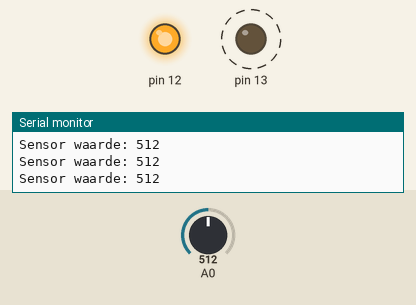
Simulated run of this sketch. Board: Arduino Uno, built with avr-gcc and run on an emulated ATmega328P. Parts: output pins drawn as LEDs (lit = HIGH), the last lines printed to the serial monitor. Dashed ring = blinking. Inputs (shaded band) come from the test bench; at power-on: A0 = 512.

Above: at 2.8 s.
2.9 s: A0 set to 0
At 5.5 s:
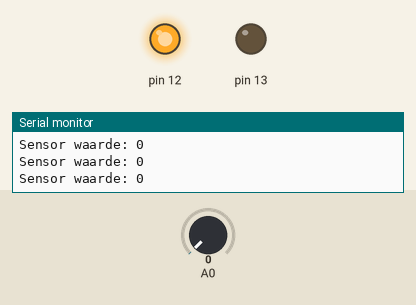
8.9 s: A0 set to 122
At 9.24 s:
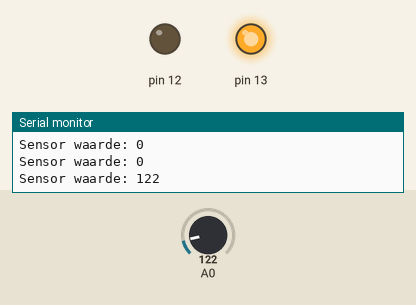
At 9.97 s:
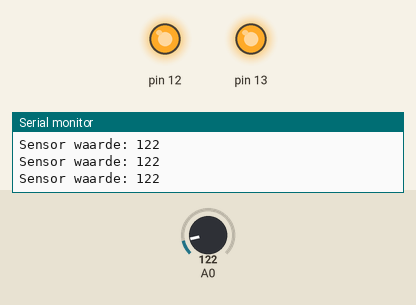
Timing chart, 0 to 18.4 s (numbered marks = the images above; inputs shaded):
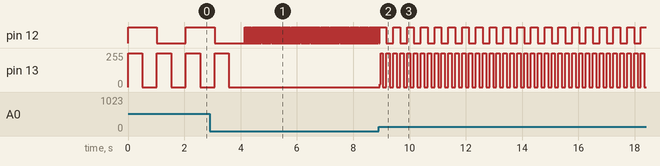

The sketch:

SCHOOL_LightSensor_Delay.ino
```cpp
void setup() {
  // put your setup code here, to run once:
  pinMode(13, OUTPUT);
  pinMode(12, OUTPUT);

  pinMode(A0, INPUT);

  Serial.begin(9600);
}

void loop() {
  // put your main code here, to run repeatedly:
  int iets = analogRead(A0);
  digitalWrite(13, HIGH);
  digitalWrite(12, HIGH);

  delay(iets);

  digitalWrite(13, LOW);
  Serial.print("Sensor waarde: ");
  Serial.println(iets);

  delay(iets);

  digitalWrite(13, HIGH);
  digitalWrite(12, LOW);

  delay(iets);

  digitalWrite(13, LOW);
  Serial.print("Sensor waarde: ");
  Serial.println(iets);

  delay(iets);
}
```

Measured:
- after the input at 2.9 s, pin 13: goes on until 3.6 s, then stays 0/255
- after the input at 8.9 s, pin 13: 0/255 → 21/255 at once, then moves between 0/255 and 255/255, repeating every 0.24 s
- by itself, pin 12: repeats every 0.49 s: HIGH 0.24 s, LOW 0.24 s
- by itself, pin 13: alternates 255/255 for 0.51 s and 0/255 for 0.51 s
